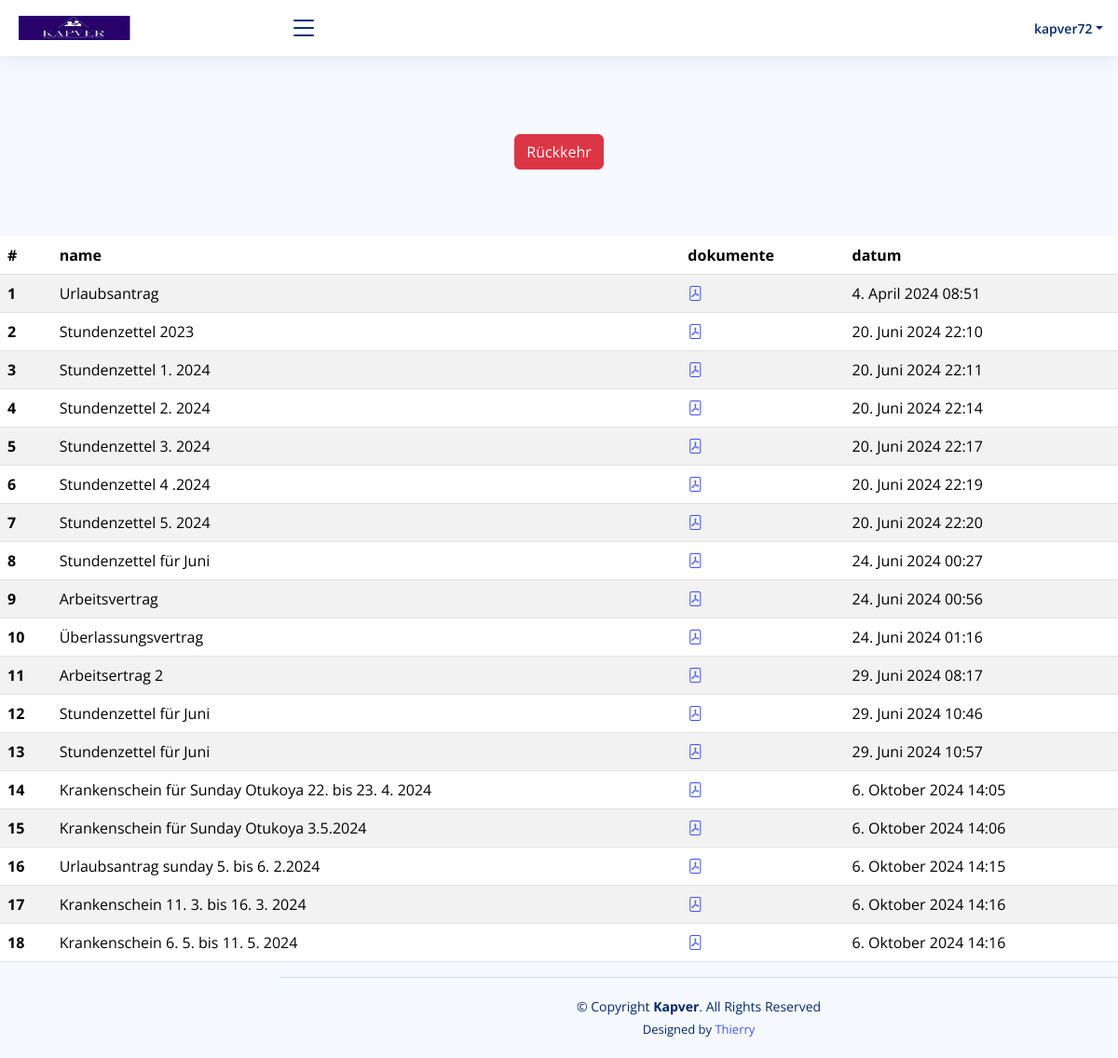
The page /dokumente (signed in) on the database its author committed.
### kapver_app/models.py (models this page shows, shortened)
class UserModel(AbstractUser):
    travailleur = models.BooleanField(default=False)
    entreprise = models.BooleanField(default=False)
    admin = models.BooleanField(default=False)
    membre_staff = models.BooleanField(default=False)
    class Meta:
        verbose_name = ('UserModel')
        verbose_name_plural = ('UserModels')
    def __str__(self):
        return self.username

class Dokumente(models.Model):
    name= models.CharField(max_length=100)
    doc = models.FileField(upload_to='dokument')
    date = models.DateTimeField(auto_now_add = True)
    class Meta:
        verbose_name=('Dokumente')
        verbose_name_plural = ('Dokumentes')

### kapver_app/views.py (the view)
# urls.py: path('dokumente',views.dokumente,name='dokumente'),
def dokumente(request):
    if request.user.is_authenticated:
        if request.user.admin ==True:
            query = Dokumente.objects.all()
            return render(request,'admin/dokumente.html',{'query':query})
        else:
            return redirect('dashboard')
    else:
        return redirect('index')

### kapver_app/templates/admin/dokumente.html (shortened to what this page needs)
{% extends './dashboard.html' %}
{% load i18n %}
{% block main %}
<br><br><br><br><br><br>
  <center> <a href="{% url 'dashboard'  %}" class="btn btn-danger">{% trans "Retour" %}</a>  </center>
  <br><br><br>
<table class="table table-striped">
    <thead>
      <tr>
        <th scope="col">#</th>
        <th scope="col">name</th>
        <th scope="col">{% trans "dokumente" %}</th>
        <th scope="col">{% trans "datum" %}</th>
      </tr>
    </thead>
    <tbody>
        {% for item in query %}
      <tr>
        <th scope="row">{{forloop.counter}}</th>
        <td>{{item.name}} </td>
        <td><a href="voirdokumente/{{item.pk}}"><i class="bi bi-file-pdf"></i></a></td>
        <td>{{item.date}}</td>
      </tr>
     {% endfor %}
    </tbody>
  </table>
{% endblock %}

### kapver_app/templates/admin/dashboard.html (shortened to what this page needs)
{% load i18n %}
{% if request.user.admin == True or request.user.entreprise == True%}
{% load static %}
<!DOCTYPE html>
<html lang="en">
<head>
  <link href="{% static 'assets/vendor/bootstrap/css/bootstrap.min.css' %}" rel="stylesheet">
  <link href="{% static 'assets/vendor/bootstrap-icons/bootstrap-icons.css' %}" rel="stylesheet">
  <link href="{% static 'assets/vendor/boxicons/css/boxicons.min.css' %}" rel="stylesheet">
  <link href="{% static 'assets/vendor/quill/quill.snow.css' %}" rel="stylesheet">
  <link href="{% static 'assets/vendor/quill/quill.bubble.css' %}" rel="stylesheet">
  <link href="{% static 'assets/vendor/remixicon/remixicon.css' %}" rel="stylesheet">
  <link href="{% static 'assets/vendor/simple-datatables/style.css' %}" rel="stylesheet">
  <link href="{% static 'assets/css/style.css' %}" rel="stylesheet">
</head>
<body>
  <header id="header" class="header fixed-top d-flex align-items-center">
    <div class="d-flex align-items-center justify-content-between">
      <a href="{% url 'dashboard' %}" class="logo d-flex align-items-center">
        <img src="{% static 'logo/kamga.jpg' %}" alt="" style="width: 120px;">
      </a>
      <i class="bi bi-list toggle-sidebar-btn"></i>
    </div>
    <nav class="header-nav ms-auto">
      <ul class="d-flex align-items-center">
        <li class="nav-item dropdown pe-3">
          <a class="nav-link nav-profile d-flex align-items-center pe-0" href="#" data-bs-toggle="dropdown">
            <span class="d-none d-md-block dropdown-toggle ps-2">{{request.user}}</span>
          </a>
        </li>
      </ul>
    </nav>
  </header>
  {% block main %}{% endblock %}
  {% block signature %}
  <footer id="footer" class="footer">
    <div class="copyright">
      &copy; Copyright <strong><span>Kapver</span></strong>. All Rights Reserved
    </div>
    <div class="credits">
      Designed by <a href="https://www.github.com/chuina12">Thierry</a>
    </div>
  </footer>
  {% endblock%}
</body>
</html>
{% endif %}

### static/assets/css/style.css (style rules this page uses)
:root { scroll-behavior: smooth; }
body { font-family: "Open Sans", sans-serif; background: #f6f9ff; color: #444444; }
a { color: #4154f1; text-decoration: none; }
.logo { line-height: 1; }
@media (min-width: 1200px) { .logo { width: 280px; } }
.logo img { max-height: 26px; margin-right: 6px; }
.header { transition: all 0.5s; z-index: 997; height: 60px; box-shadow: 0px 2px 20px rgba(1, 41, 112, 0.1); background-color: #fff; padding-left: 20px; }
.header .toggle-sidebar-btn { font-size: 32px; padding-left: 10px; cursor: pointer; color: #012970; }
.header-nav ul { list-style: none; }
.header-nav>ul { margin: 0; padding: 0; }
.header-nav .nav-profile { color: #012970; }
.header-nav .nav-profile span { font-size: 14px; font-weight: 600; }
@media (min-width: 1200px) { #main, #footer { margin-left: 300px; } }
.footer { padding: 20px 0; font-size: 14px; transition: all 0.3s; border-top: 1px solid #cddfff; }
.footer .copyright { text-align: center; color: #012970; }
.footer .credits { padding-top: 5px; text-align: center; font-size: 13px; color: #012970; }

### rows shown on the page
UserModel: user "kapver72"
Dokumente: name "Urlaubsantrag", date "4. April 2024 08:51"
Dokumente: name "Stundenzettel 2023", date "20. Juni 2024 22:10"
Dokumente: name "Stundenzettel 1. 2024", date "20. Juni 2024 22:11"
Dokumente: name "Stundenzettel 2. 2024", date "20. Juni 2024 22:14"
Dokumente: name "Stundenzettel 3. 2024", date "20. Juni 2024 22:17"
Dokumente: name "Stundenzettel 4 .2024", date "20. Juni 2024 22:19"
Dokumente: name "Stundenzettel 5. 2024", date "20. Juni 2024 22:20"
Dokumente: name "Stundenzettel für Juni", date "24. Juni 2024 00:27"
Dokumente: name "Arbeitsvertrag", date "24. Juni 2024 00:56"
Dokumente: name "Überlassungsvertrag", date "24. Juni 2024 01:16"
Dokumente: name "Arbeitsertrag 2", date "29. Juni 2024 08:17"
Dokumente: name "Stundenzettel für Juni", date "29. Juni 2024 10:46"
Dokumente: name "Stundenzettel für Juni", date "29. Juni 2024 10:57"
Dokumente: name "Krankenschein für Sunday Otukoya 22. bis 23. 4. 2024", date "6. Oktober 2024 14:05"
Dokumente: name "Krankenschein für Sunday Otukoya 3.5.2024", date "6. Oktober 2024 14:06"
Dokumente: name "Urlaubsantrag sunday 5. bis 6. 2.2024", date "6. Oktober 2024 14:15"
Dokumente: name "Krankenschein 11. 3. bis 16. 3. 2024", date "6. Oktober 2024 14:16"
Dokumente: name "Krankenschein 6. 5. bis 11. 5. 2024", date "6. Oktober 2024 14:16"
